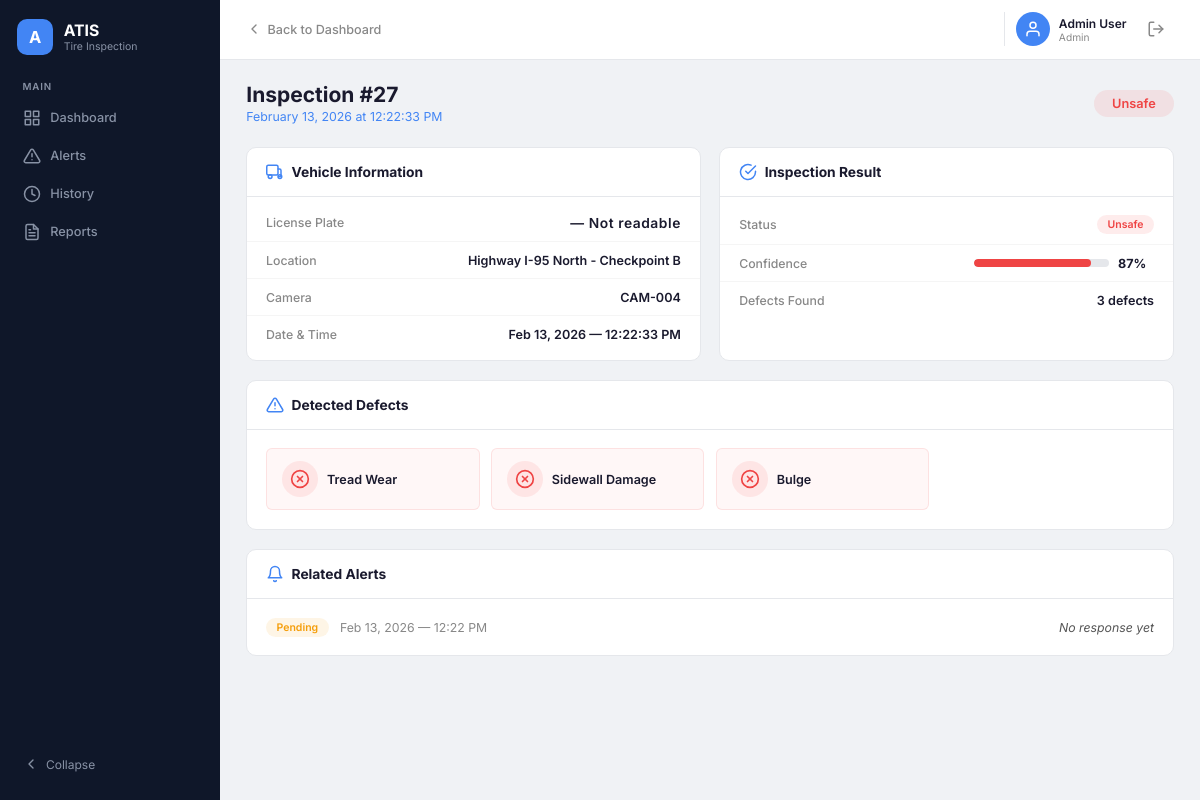
The app's page /inspection/27 (signed in) with its own data.
### models.py (models this page shows, shortened)
class Inspection(db.Model):
    __tablename__ = "inspections"
    id = db.Column(db.Integer, primary_key=True)
    timestamp = db.Column(db.DateTime, nullable=False, default=datetime.utcnow)
    plate = db.Column(db.String(20), nullable=True)          # nullable for unreadable plates
    location = db.Column(db.String(200), nullable=False)
    camera = db.Column(db.String(20), nullable=True)          # e.g. CAM-002
    status = db.Column(db.String(10), nullable=False)          # "safe" or "unsafe"
    confidence = db.Column(db.Integer, nullable=False)         # 0–100
    defects = db.Column(db.String(300), nullable=True)         # comma-separated, e.g. "Tread Wear,Sidewall Damage"
    alerts = db.relationship("Alert", backref="inspection", lazy=True)
    @property
    def defect_list(self):
        if not self.defects:
            return []
        return [d.strip() for d in self.defects.split(",") if d.strip()]

class Alert(db.Model):
    __tablename__ = "alerts"
    id = db.Column(db.Integer, primary_key=True)
    inspection_id = db.Column(db.Integer, db.ForeignKey("inspections.id"), nullable=False)
    status = db.Column(db.String(20), nullable=False, default="pending")   # pending/acknowledged/escalated/resolved
    response = db.Column(db.String(200), nullable=True)
    created_at = db.Column(db.DateTime, default=datetime.utcnow)

### app.py (the view)
@app.route("/inspection/<int:inspection_id>")
def inspection_detail(inspection_id):
    if "user" not in session:
        return redirect(url_for("login"))
    insp = Inspection.query.get_or_404(inspection_id)
    related_alerts = Alert.query.filter_by(inspection_id=insp.id).order_by(Alert.created_at.desc()).all()
    return render_template(
        "inspection.html",
        user=session["user"],
        role=session["role"],
        inspection=insp,
        alerts=related_alerts,
    )

### templates/inspection.html (shortened to what this page needs)
<!DOCTYPE html>
<html lang="en">
<head>
    <link rel="stylesheet" href="{{ url_for('static', filename='css/style.css') }}">
    <link rel="stylesheet" href="{{ url_for('static', filename='css/inspection.css') }}">
</head>
<body>
    <div class="layout">
        <aside class="sidebar" id="sidebar">
            <div class="sidebar-brand">
                <div class="sidebar-logo">A</div>
                <div class="sidebar-brand-text">
                    <span class="sidebar-title">ATIS</span>
                    <span class="sidebar-subtitle">Tire Inspection</span>
                </div>
            </div>
            <div class="sidebar-section-label">MAIN</div>
            <nav class="sidebar-nav">
                <a href="{{ url_for('dashboard') }}" class="nav-item" id="nav-dashboard">
                    <svg width="18" height="18" viewBox="0 0 24 24" fill="none" stroke="currentColor" stroke-width="2"
                        stroke-linecap="round" stroke-linejoin="round">
                        <rect x="3" y="3" width="7" height="7" />
                        <rect x="14" y="3" width="7" height="7" />
                        <rect x="14" y="14" width="7" height="7" />
                        <rect x="3" y="14" width="7" height="7" />
                    </svg>
                    <span>Dashboard</span>
                </a>
                <a href="{{ url_for('alerts') }}" class="nav-item" id="nav-alerts">
                    <span>Alerts</span>
                </a>
                <a href="{{ url_for('history') }}" class="nav-item" id="nav-history">
                    <svg width="18" height="18" viewBox="0 0 24 24" fill="none" stroke="currentColor" stroke-width="2"
                        stroke-linecap="round" stroke-linejoin="round">
                        <circle cx="12" cy="12" r="10" />
                        <polyline points="12 6 12 12 16 14" />
                    </svg>
                    <span>History</span>
                </a>
                <a href="{{ url_for('reports') }}" class="nav-item" id="nav-reports">
                    <span>Reports</span>
                </a>
            </nav>
            <button class="sidebar-collapse" id="sidebar-collapse">
                <svg width="16" height="16" viewBox="0 0 24 24" fill="none" stroke="currentColor" stroke-width="2"
                    stroke-linecap="round" stroke-linejoin="round">
                    <polyline points="15 18 9 12 15 6" />
                </svg>
                <span>Collapse</span>
            </button>
        </aside>
        <div class="main-area">
            <header class="topbar">
                <div class="topbar-left">
                    <a href="{{ url_for('dashboard') }}" class="back-link">
                        <svg width="16" height="16" viewBox="0 0 24 24" fill="none" stroke="currentColor"
                            stroke-width="2" stroke-linecap="round" stroke-linejoin="round">
                            <polyline points="15 18 9 12 15 6" />
                        </svg>
                        Back to Dashboard
                    </a>
                </div>
                <div class="topbar-right">
                    <div class="topbar-user">
                        <div class="user-avatar">
                            <svg width="18" height="18" viewBox="0 0 24 24" fill="none" stroke="currentColor"
                                stroke-width="2" stroke-linecap="round" stroke-linejoin="round">
                                <path d="M20 21v-2a4 4 0 0 0-4-4H8a4 4 0 0 0-4 4v2" />
                                <circle cx="12" cy="7" r="4" />
                            </svg>
                        </div>
                        <div class="user-info">
                            <span class="user-name">{{ role }} User</span>
                            <span class="user-role">{{ role }}</span>
                        </div>
                    </div>
                    <a href="{{ url_for('logout') }}" class="topbar-icon-btn" aria-label="Sign out" title="Sign out">
                        <svg width="18" height="18" viewBox="0 0 24 24" fill="none" stroke="currentColor"
                            stroke-width="2" stroke-linecap="round" stroke-linejoin="round">
                            <path d="M9 21H5a2 2 0 0 1-2-2V5a2 2 0 0 1 2-2h4" />
                            <polyline points="16 17 21 12 16 7" />
                            <line x1="21" y1="12" x2="9" y2="12" />
                        </svg>
                    </a>
                </div>
            </header>
            <main class="content">
                <div class="page-header">
                    <div>
                        <h1 class="page-title">Inspection #{{ inspection.id }}</h1>
                        <p class="page-subtitle">{{ inspection.timestamp.strftime('%B %d, %Y at %I:%M:%S %p') }}</p>
                    </div>
                    <span class="badge-lg badge-{{ inspection.status }}">{{ inspection.status|capitalize }}</span>
                </div>
                <div class="detail-grid">
                    <div class="detail-card">
                        <div class="detail-card-header">
                            <span>Vehicle Information</span>
                        </div>
                        <div class="detail-rows">
                            <div class="detail-row">
                                <span class="detail-label">License Plate</span>
                                <span class="detail-value plate-value">{{ inspection.plate or '— Not readable' }}</span>
                            </div>
                            <div class="detail-row">
                                <span class="detail-label">Location</span>
                                <span class="detail-value">{{ inspection.location }}</span>
                            </div>
                            <div class="detail-row">
                                <span class="detail-label">Camera</span>
                                <span class="detail-value">{{ inspection.camera or '—' }}</span>
                            </div>
                            <div class="detail-row">
                                <span class="detail-label">Date &amp; Time</span>
                                <span class="detail-value">{{ inspection.timestamp.strftime('%b %d, %Y — %I:%M:%S %p')
                                    }}</span>
                            </div>
                        </div>
                    </div>
                    <div class="detail-card">
                        <div class="detail-card-header">
                            <svg width="18" height="18" viewBox="0 0 24 24" fill="none" stroke="currentColor"
                                stroke-width="2" stroke-linecap="round" stroke-linejoin="round">
                                <path d="M22 11.08V12a10 10 0 1 1-5.93-9.14" />
                                <polyline points="22 4 12 14.01 9 11.01" />
                            </svg>
                            <span>Inspection Result</span>
                        </div>
                        <div class="detail-rows">
                            <div class="detail-row">
                                <span class="detail-label">Status</span>
                                <span class="badge badge-{{ inspection.status }}">{{ inspection.status|capitalize
                                    }}</span>
                            </div>
                            <div class="detail-row">
                                <span class="detail-label">Confidence</span>
                                <div class="confidence-inline">
                                    <div class="confidence-bar-lg">
                                        <div class="confidence-fill {{ inspection.status }}"
                                            style="width:{{ inspection.confidence }}%">&nbsp;</div>
                                    </div>
                                    <span class="confidence-pct">{{ inspection.confidence }}%</span>
                                </div>
                            </div>
                            <div class="detail-row">
                                <span class="detail-label">Defects Found</span>
                                <span class="detail-value">
                                    {% if inspection.defect_list %}
                                    {{ inspection.defect_list|length }} defect{{ 's' if inspection.defect_list|length >
                                    1 else '' }}
                                    {% else %}
                                    None
                                    {% endif %}
                                </span>
                            </div>
                        </div>
                    </div>
                </div>
                {% if inspection.defect_list %}
                <div class="detail-card full-width">
                    <div class="detail-card-header">
                        <span>Detected Defects</span>
                    </div>
                    <div class="defects-grid">
                        {% for d in inspection.defect_list %}
                        <div class="defect-card">
                            <div class="defect-icon">
                                <svg width="20" height="20" viewBox="0 0 24 24" fill="none" stroke="currentColor"
                                    stroke-width="2" stroke-linecap="round" stroke-linejoin="round">
                                    <circle cx="12" cy="12" r="10" />
                                    <line x1="15" y1="9" x2="9" y2="15" />
                                    <line x1="9" y1="9" x2="15" y2="15" />
                                </svg>
                            </div>
                            <span class="defect-name">{{ d }}</span>
                        </div>
                        {% endfor %}
                    </div>
                </div>
                {% endif %}
                {% if alerts %}
                <div class="detail-card full-width">
                    <div class="detail-card-header">
                        <svg width="18" height="18" viewBox="0 0 24 24" fill="none" stroke="currentColor"
                            stroke-width="2" stroke-linecap="round" stroke-linejoin="round">
                            <path d="M18 8A6 6 0 0 0 6 8c0 7-3 9-3 9h18s-3-2-3-9" />
                            <path d="M13.73 21a2 2 0 0 1-3.46 0" />
                        </svg>
                        <span>Related Alerts</span>
                    </div>
                    <div class="alerts-list">
                        {% for a in alerts %}
                        <div class="alert-row-detail">
                            <div class="alert-row-left">
                                <span class="status-badge status-{{ a.status }}">{{ a.status|capitalize }}</span>
                                <span class="alert-time">{{ a.created_at.strftime('%b %d, %Y — %I:%M %p') }}</span>
                            </div>
                            <span class="alert-response">{{ a.response or 'No response yet' }}</span>
                        </div>
                        {% endfor %}
                    </div>
                </div>
                {% endif %}
            </main>
        </div>
    </div>
</body>
</html>

### static/css/inspection.css (style rules this page uses)
.back-link { display: inline-flex; align-items: center; gap: 0.35rem; font-size: 0.84rem; font-weight: 500; color: var(--text-muted); text-decoration: none; transition: color var(--transition); }
.page-header { display: flex; align-items: center; justify-content: space-between; margin-bottom: 1.5rem; }
.badge-lg { display: inline-block; font-size: 0.85rem; font-weight: 600; padding: 0.4rem 1.2rem; border-radius: 24px; text-transform: capitalize; }
.badge-unsafe { background: rgba(239, 68, 68, 0.1); color: var(--red); }
.detail-grid { display: grid; grid-template-columns: 1fr 1fr; gap: 1.25rem; margin-bottom: 1.25rem; }
.detail-card { background: var(--white); border: 1px solid var(--border); border-radius: var(--radius); overflow: hidden; }
.detail-card.full-width { margin-bottom: 1.25rem; }
.detail-card-header { display: flex; align-items: center; gap: 0.5rem; padding: 1rem 1.25rem; border-bottom: 1px solid var(--border); font-size: 0.92rem; font-weight: 700; color: var(--text-primary); }
.detail-card-header svg { color: var(--blue); flex-shrink: 0; }
.detail-rows { padding: 0.5rem 0; }
.detail-row { display: flex; align-items: center; justify-content: space-between; padding: 0.7rem 1.25rem; }
.detail-row+.detail-row { border-top: 1px solid rgba(0, 0, 0, 0.04); }
.detail-label { font-size: 0.82rem; color: var(--text-muted); font-weight: 500; }
.detail-value { font-size: 0.84rem; font-weight: 600; color: var(--text-primary); }
.plate-value { font-size: 0.92rem; letter-spacing: 0.04em; }
.confidence-inline { display: flex; align-items: center; gap: 0.6rem; min-width: 180px; }
.confidence-bar-lg { flex: 1; height: 8px; background: #e5e7eb; border-radius: 4px; overflow: hidden; }
.confidence-pct { font-size: 0.84rem; font-weight: 700; color: var(--text-primary); min-width: 36px; }
.defects-grid { display: grid; grid-template-columns: repeat(auto-fill, minmax(180px, 1fr)); gap: 0.75rem; padding: 1.25rem; }
.defect-card { display: flex; align-items: center; gap: 0.6rem; padding: 0.8rem 1rem; background: rgba(239, 68, 68, 0.04); border: 1px solid rgba(239, 68, 68, 0.12); border-radius: var(--radius-sm); }
.defect-icon { width: 36px; height: 36px; display: flex; align-items: center; justify-content: center; border-radius: 50%; background: rgba(239, 68, 68, 0.1); color: var(--red); flex-shrink: 0; }
.defect-name { font-size: 0.84rem; font-weight: 600; color: var(--text-primary); }
.alerts-list { padding: 0.5rem 0; }
.alert-row-detail { display: flex; align-items: center; justify-content: space-between; padding: 0.75rem 1.25rem; }
.alert-row-left { display: flex; align-items: center; gap: 0.75rem; }
.alert-time { font-size: 0.82rem; color: var(--text-muted); }
.alert-response { font-size: 0.82rem; color: var(--text-secondary); font-style: italic; }
.status-badge { display: inline-block; font-size: 0.7rem; font-weight: 600; padding: 0.2rem 0.7rem; border-radius: 20px; text-transform: capitalize; white-space: nowrap; }
.status-pending { background: rgba(245, 158, 11, 0.1); color: #f59e0b; }

### records on screen
Inspection: id "27", timestamp "February 13, 2026 at 12:22:33 PM", status "Unsafe", plate "— Not readable", location "Highway I-95 North - Checkpoint B", camera "CAM-004", timestamp "Feb 13, 2026 — 12:22:33 PM", confidence "87", defects "s"
Alert: status "Pending", created_at "Feb 13, 2026 — 12:22 PM", response "No response yet"

### other values on screen
{{ role }} "Admin"
{{ inspection.defect_list|length }} "3"
{{ d }} "Tread Wear" "Sidewall Damage" "Bulge"
